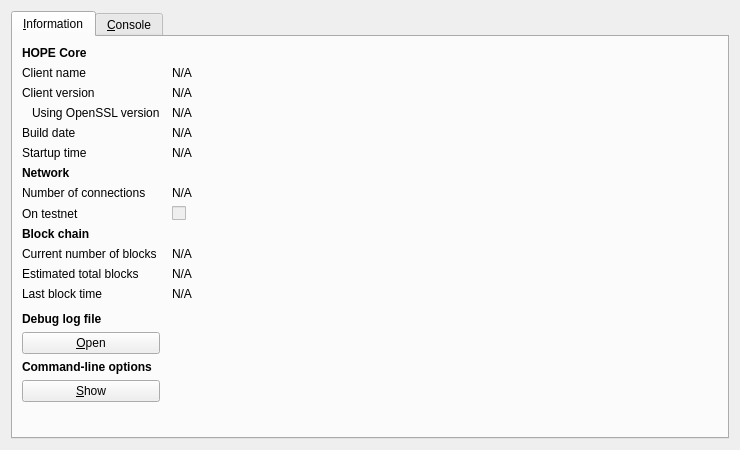
<?xml version="1.0" encoding="UTF-8"?>
<ui version="4.0">
 <class>RPCConsole</class>
 <widget class="QDialog" name="RPCConsole">
  <property name="geometry">
   <rect>
    <x>0</x>
    <y>0</y>
    <width>740</width>
    <height>450</height>
   </rect>
  </property>
  <property name="windowTitle">
   <string>HOPE - Debug window</string>
  </property>
  <layout class="QVBoxLayout" name="verticalLayout_2">
   <item>
    <widget class="QTabWidget" name="tabWidget">
     <property name="currentIndex">
      <number>0</number>
     </property>
     <widget class="QWidget" name="tab_info">
      <attribute name="title">
       <string>&amp;Information</string>
      </attribute>
      <layout class="QGridLayout" name="gridLayout" columnstretch="0,1">
       <property name="horizontalSpacing">
        <number>12</number>
       </property>
       <item row="0" column="0">
        <widget class="QLabel" name="label_9">
         <property name="font">
          <font>
           <weight>75</weight>
           <bold>true</bold>
          </font>
         </property>
         <property name="text">
          <string>HOPE Core</string>
         </property>
        </widget>
       </item>
       <item row="1" column="0">
        <widget class="QLabel" name="label_5">
         <property name="text">
          <string>Client name</string>
         </property>
        </widget>
       </item>
       <item row="1" column="1">
        <widget class="QLabel" name="clientName">
         <property name="cursor">
          <cursorShape>IBeamCursor</cursorShape>
         </property>
         <property name="text">
          <string>N/A</string>
         </property>
         <property name="textFormat">
          <enum>Qt::PlainText</enum>
         </property>
         <property name="textInteractionFlags">
          <set>Qt::LinksAccessibleByMouse|Qt::TextSelectableByKeyboard|Qt::TextSelectableByMouse</set>
         </property>
        </widget>
       </item>
       <item row="2" column="0">
        <widget class="QLabel" name="label_6">
         <property name="text">
          <string>Client version</string>
         </property>
        </widget>
       </item>
       <item row="2" column="1">
        <widget class="QLabel" name="clientVersion">
         <property name="cursor">
          <cursorShape>IBeamCursor</cursorShape>
         </property>
         <property name="text">
          <string>N/A</string>
         </property>
         <property name="textFormat">
          <enum>Qt::PlainText</enum>
         </property>
         <property name="textInteractionFlags">
          <set>Qt::LinksAccessibleByMouse|Qt::TextSelectableByKeyboard|Qt::TextSelectableByMouse</set>
         </property>
        </widget>
       </item>
       <item row="3" column="0">
        <widget class="QLabel" name="label_14">
         <property name="text">
          <string>Using OpenSSL version</string>
         </property>
         <property name="indent">
          <number>10</number>
         </property>
        </widget>
       </item>
       <item row="3" column="1">
        <widget class="QLabel" name="openSSLVersion">
         <property name="cursor">
          <cursorShape>IBeamCursor</cursorShape>
         </property>
         <property name="text">
          <string>N/A</string>
         </property>
         <property name="textFormat">
          <enum>Qt::PlainText</enum>
         </property>
         <property name="textInteractionFlags">
          <set>Qt::LinksAccessibleByMouse|Qt::TextSelectableByKeyboard|Qt::TextSelectableByMouse</set>
         </property>
        </widget>
       </item>
       <item row="4" column="0">
        <widget class="QLabel" name="label_12">
         <property name="text">
          <string>Build date</string>
         </property>
        </widget>
       </item>
       <item row="4" column="1">
        <widget class="QLabel" name="buildDate">
         <property name="cursor">
          <cursorShape>IBeamCursor</cursorShape>
         </property>
         <property name="text">
          <string>N/A</string>
         </property>
         <property name="textFormat">
          <enum>Qt::PlainText</enum>
         </property>
         <property name="textInteractionFlags">
          <set>Qt::LinksAccessibleByMouse|Qt::TextSelectableByKeyboard|Qt::TextSelectableByMouse</set>
         </property>
        </widget>
       </item>
       <item row="5" column="0">
        <widget class="QLabel" name="label_13">
         <property name="text">
          <string>Startup time</string>
         </property>
        </widget>
       </item>
       <item row="5" column="1">
        <widget class="QLabel" name="startupTime">
         <property name="cursor">
          <cursorShape>IBeamCursor</cursorShape>
         </property>
         <property name="text">
          <string>N/A</string>
         </property>
         <property name="textFormat">
          <enum>Qt::PlainText</enum>
         </property>
         <property name="textInteractionFlags">
          <set>Qt::LinksAccessibleByMouse|Qt::TextSelectableByKeyboard|Qt::TextSelectableByMouse</set>
         </property>
        </widget>
       </item>
       <item row="6" column="0">
        <widget class="QLabel" name="label_11">
         <property name="font">
          <font>
           <weight>75</weight>
           <bold>true</bold>
          </font>
         </property>
         <property name="text">
          <string>Network</string>
         </property>
        </widget>
       </item>
       <item row="7" column="0">
        <widget class="QLabel" name="label_7">
         <property name="text">
          <string>Number of connections</string>
         </property>
        </widget>
       </item>
       <item row="7" column="1">
        <widget class="QLabel" name="numberOfConnections">
         <property name="cursor">
          <cursorShape>IBeamCursor</cursorShape>
         </property>
         <property name="text">
          <string>N/A</string>
         </property>
         <property name="textFormat">
          <enum>Qt::PlainText</enum>
         </property>
         <property name="textInteractionFlags">
          <set>Qt::LinksAccessibleByMouse|Qt::TextSelectableByKeyboard|Qt::TextSelectableByMouse</set>
         </property>
        </widget>
       </item>
       <item row="8" column="0">
        <widget class="QLabel" name="label_8">
         <property name="text">
          <string>On testnet</string>
         </property>
        </widget>
       </item>
       <item row="8" column="1">
        <widget class="QCheckBox" name="isTestNet">
         <property name="enabled">
          <bool>false</bool>
         </property>
         <property name="text">
          <string/>
         </property>
        </widget>
       </item>
       <item row="9" column="0">
        <widget class="QLabel" name="label_10">
         <property name="font">
          <font>
           <weight>75</weight>
           <bold>true</bold>
          </font>
         </property>
         <property name="text">
          <string>Block chain</string>
         </property>
        </widget>
       </item>
       <item row="10" column="0">
        <widget class="QLabel" name="label_3">
         <property name="text">
          <string>Current number of blocks</string>
         </property>
        </widget>
       </item>
       <item row="10" column="1">
        <widget class="QLabel" name="numberOfBlocks">
         <property name="cursor">
          <cursorShape>IBeamCursor</cursorShape>
         </property>
         <property name="text">
          <string>N/A</string>
         </property>
         <property name="textFormat">
          <enum>Qt::PlainText</enum>
         </property>
         <property name="textInteractionFlags">
          <set>Qt::LinksAccessibleByMouse|Qt::TextSelectableByKeyboard|Qt::TextSelectableByMouse</set>
         </property>
        </widget>
       </item>
       <item row="11" column="0">
        <widget class="QLabel" name="label_4">
         <property name="text">
          <string>Estimated total blocks</string>
         </property>
        </widget>
       </item>
       <item row="11" column="1">
        <widget class="QLabel" name="totalBlocks">
         <property name="cursor">
          <cursorShape>IBeamCursor</cursorShape>
         </property>
         <property name="text">
          <string>N/A</string>
         </property>
         <property name="textFormat">
          <enum>Qt::PlainText</enum>
         </property>
         <property name="textInteractionFlags">
          <set>Qt::LinksAccessibleByMouse|Qt::TextSelectableByKeyboard|Qt::TextSelectableByMouse</set>
         </property>
        </widget>
       </item>
       <item row="12" column="0">
        <widget class="QLabel" name="label_2">
         <property name="text">
          <string>Last block time</string>
         </property>
        </widget>
       </item>
       <item row="12" column="1">
        <widget class="QLabel" name="lastBlockTime">
         <property name="cursor">
          <cursorShape>IBeamCursor</cursorShape>
         </property>
         <property name="text">
          <string>N/A</string>
         </property>
         <property name="textFormat">
          <enum>Qt::PlainText</enum>
         </property>
         <property name="textInteractionFlags">
          <set>Qt::LinksAccessibleByMouse|Qt::TextSelectableByKeyboard|Qt::TextSelectableByMouse</set>
         </property>
        </widget>
       </item>
       <item row="13" column="0">
        <spacer name="verticalSpacer_2">
         <property name="orientation">
          <enum>Qt::Vertical</enum>
         </property>
         <property name="sizeHint" stdset="0">
          <size>
           <width>20</width>
           <height>20</height>
          </size>
         </property>
        </spacer>
       </item>
       <item row="14" column="0">
        <widget class="QLabel" name="labelDebugLogfile">
         <property name="font">
          <font>
           <weight>75</weight>
           <bold>true</bold>
          </font>
         </property>
         <property name="text">
          <string>Debug log file</string>
         </property>
        </widget>
       </item>
       <item row="15" column="0">
        <widget class="QPushButton" name="openDebugLogfileButton">
         <property name="toolTip">
          <string>Open the HOPE debug log file from the current data directory. This can take a few seconds for large log files.</string>
         </property>
         <property name="text">
          <string>&amp;Open</string>
         </property>
         <property name="autoDefault">
          <bool>false</bool>
         </property>
        </widget>
       </item>
       <item row="16" column="0">
        <widget class="QLabel" name="labelCLOptions">
         <property name="font">
          <font>
           <weight>75</weight>
           <bold>true</bold>
          </font>
         </property>
         <property name="text">
          <string>Command-line options</string>
         </property>
        </widget>
       </item>
       <item row="17" column="0">
        <widget class="QPushButton" name="showCLOptionsButton">
         <property name="toolTip">
          <string>Show the HOPE-Qt help message to get a list with possible HOPE command-line options.</string>
         </property>
         <property name="text">
          <string>&amp;Show</string>
         </property>
         <property name="autoDefault">
          <bool>false</bool>
         </property>
        </widget>
       </item>
       <item row="18" column="0">
        <spacer name="verticalSpacer">
         <property name="orientation">
          <enum>Qt::Vertical</enum>
         </property>
         <property name="sizeHint" stdset="0">
          <size>
           <width>20</width>
           <height>40</height>
          </size>
         </property>
        </spacer>
       </item>
      </layout>
     </widget>
     <widget class="QWidget" name="tab_console">
      <attribute name="title">
       <string>&amp;Console</string>
      </attribute>
      <layout class="QVBoxLayout" name="verticalLayout_3">
       <property name="spacing">
        <number>3</number>
       </property>
       <item>
        <widget class="QTextEdit" name="messagesWidget">
         <property name="minimumSize">
          <size>
           <width>0</width>
           <height>100</height>
          </size>
         </property>
         <property name="readOnly">
          <bool>true</bool>
         </property>
         <property name="tabKeyNavigation" stdset="0">
          <bool>false</bool>
         </property>
         <property name="columnCount" stdset="0">
          <number>2</number>
         </property>
        </widget>
       </item>
       <item>
        <layout class="QHBoxLayout" name="horizontalLayout">
         <property name="spacing">
          <number>3</number>
         </property>
         <item>
          <widget class="QLabel" name="label">
           <property name="text">
            <string notr="true">&gt;</string>
           </property>
          </widget>
         </item>
         <item>
          <widget class="QLineEdit" name="lineEdit"/>
         </item>
         <item>
          <widget class="QPushButton" name="clearButton">
           <property name="maximumSize">
            <size>
             <width>24</width>
             <height>24</height>
            </size>
           </property>
           <property name="toolTip">
            <string>Clear console</string>
           </property>
           <property name="text">
            <string/>
           </property>
           <property name="icon">
            <iconset resource="../bitcoin.qrc">
             <normaloff>:/icons/remove</normaloff>:/icons/remove</iconset>
           </property>
           <property name="shortcut">
            <string notr="true">Ctrl+L</string>
           </property>
           <property name="autoDefault">
            <bool>false</bool>
           </property>
          </widget>
         </item>
        </layout>
       </item>
      </layout>
     </widget>
    </widget>
   </item>
  </layout>
 </widget>
 <resources>
  <include location="../bitcoin.qrc"/>
 </resources>
 <connections/>
</ui>
